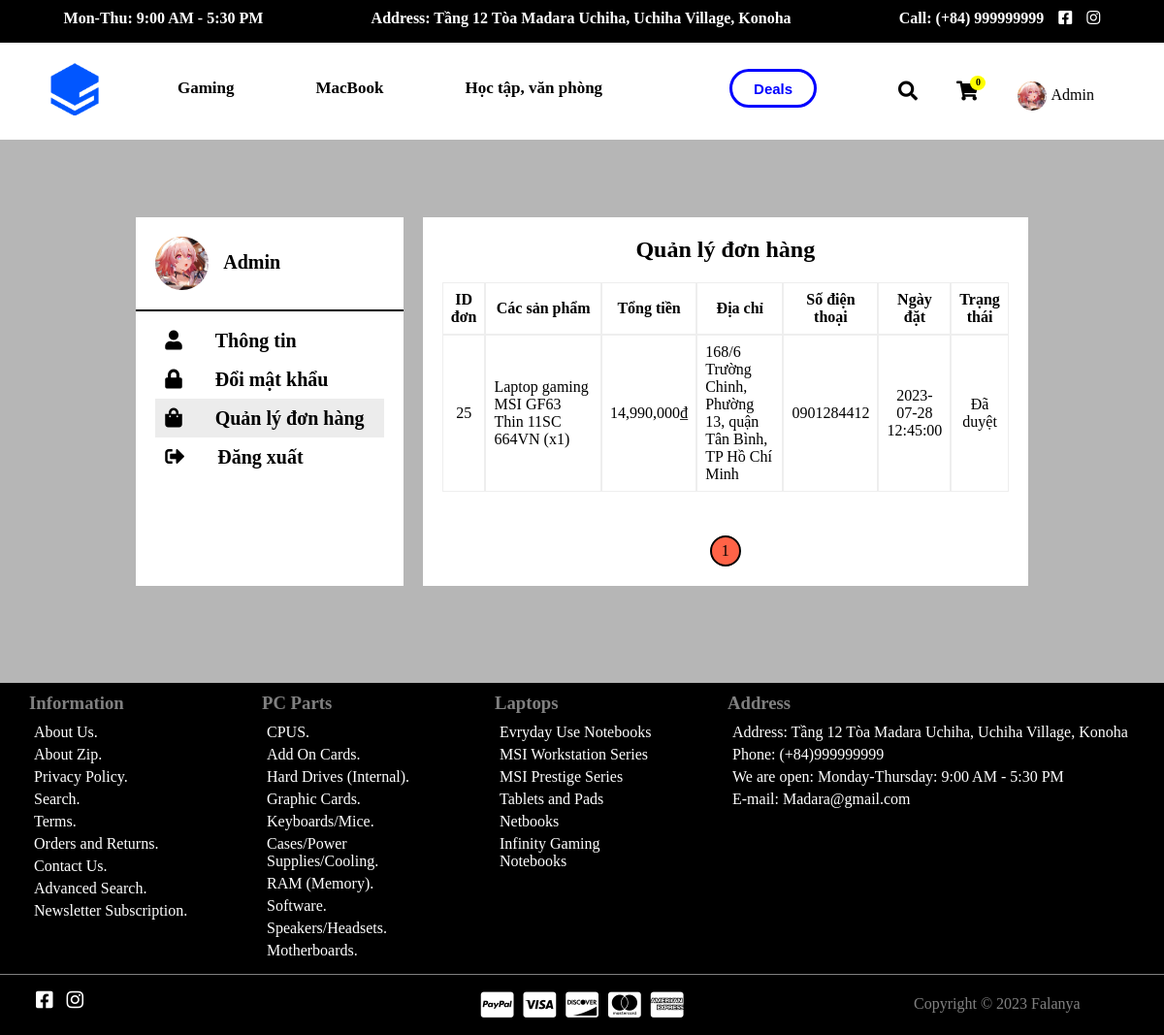
/orders_users.php (signed in), run on the app's committed database.
### tables this page shows
CREATE TABLE `orders` (
  `id` int(11) NOT NULL,
  `id_users` int(11) NOT NULL,
  `total_price` float(10,3) DEFAULT NULL,
  `note` text DEFAULT NULL,
  `status` tinyint(1) NOT NULL DEFAULT 0,
  `address` varchar(255) NOT NULL,
  `sdt` varchar(11) NOT NULL,
  `time_order` datetime NOT NULL DEFAULT current_timestamp()
);

### orders_users.php (the view, shortened to what this page needs)
<?php
include './setting/connect.php';
$sql = "SELECT * FROM orders";
$result = mysqli_query($conn, $sql);
$total_table = mysqli_num_rows($result);
$limit = 7;
$cr_page = (isset($_GET['page']) ? $_GET['page'] : 1);
$page = ceil($total_table / $limit);
$start = ($cr_page - 1) * $limit;
$user_name = $_SESSION['user']['name'];
$user_id = $_SESSION['user']['id'];
$orders = mysqli_query($conn, "SELECT o.*, GROUP_CONCAT(CONCAT(p.name, ' (x', od.quantity, ')')) AS product_names FROM orders AS o
JOIN orders_detail AS od ON o.id = od.id_order
JOIN product AS p ON od.id_product = p.id
WHERE o.id_users = $user_id
GROUP BY o.id
ORDER BY o.id DESC
LIMIT $start, $limit");
?>
<!DOCTYPE html>
<html lang="vn">
<head>
    <link rel="stylesheet" href="https://cdnjs.cloudflare.com/ajax/libs/font-awesome/5.15.4/css/all.min.css" />
    <link rel="stylesheet" href="./Css/styles.css">
    <link rel="stylesheet" href="./Css/responsive_home.css">
</head>
<body>
    <?php include 'header.php'; ?>
    <?php if (isset($_SESSION['user'])) { ?>
        <div class="frame_profile_users">
            <div class="profile_users">
                <div class="profile_users_left">
                    <div class="frame_p_u_l">
                        <div class="account_name">
                            <img src="./img/<?php echo $user['avatar'] ?>">
                            <p><?php echo $user['name'] ?></p>
                        </div>
                        <div class="title_account">
                            <ul>
                                <li>
                                    <i class="fas fa-user"></i>
                                    <a href="profile_users.php?v=<?php echo $user['name'] ?>">Thông tin</a>
                                </li>
                                <li>
                                    <i class="fas fa-lock"></i>
                                    <a href="changer_password.php?v=<?php echo $user['name'] ?>">Đổi mật khẩu</a>
                                </li>
                                <li style="background-color: #ececec;">
                                    <i class="fas fa-shopping-bag"></i>
                                    <a href="orders_users.php?v=<?php echo $user['name'] ?>">Quản lý đơn hàng</a>
                                </li>
                                <li>
                                    <i class="fas fa-sign-out-alt"></i>
                                    <a href="./setting/logout.php">Đăng xuất</a>
                                </li>
                            </ul>
                        </div>
                    </div>
                </div>
                <div class="profile_users_right">
                    <div class="frame_p_u_r">
                        <h2>Quản lý đơn hàng</h2>
                        <div class="content_orders">
                            <table>
                                <thead>
                                    <tr>
                                        <th>ID đơn</th>
                                        <th>Các sản phẩm</th>
                                        <th>Tổng tiền</th>
                                        <th>Địa chỉ</th>
                                        <th>Số điện thoại</th>
                                        <th>Ngày đặt</th>
                                        <th>Trạng thái</th>
                                    </tr>
                                </thead>
                                <tbody>
                                    <?php foreach ($orders as $ord) : ?>
                                        <tr>
                                            <td class="id_ord_u"><?php echo $ord['id'] ?></td>
                                            <td class="content_ord_u" style="text-align: left;"><?php echo $ord['product_names'] ?></td>
                                            <td><?php echo number_format($ord['total_price'] * 1000) ?>,000₫</td>
                                            <td class="address_ord_u" style="text-align: left;"><?php echo $ord['address'] ?></td>
                                            <td><?php echo $ord['sdt'] ?></td>
                                            <td><?php echo $ord['time_order'] ?></td>
                                            <?php if ($ord['status'] == 1) { ?>
                                                <td>Đã duyệt</td>
                                            <?php } else { ?>
                                                <td>Chưa duyệt</td>
                                            <?php } ?>
                                        </tr>
                                    <?php endforeach; ?>
                                </tbody>
                            </table>
                            <div class="page_number">
                                <div class="number">
                                    <ul>
                                        <?php for ($i = 1; $i <= $page; $i++) { ?>
                                            <li class="number1 <?php echo (($cr_page == $i) ? 'active' : '') ?>"><a href="orders_users.php?v=<?php echo $user_name ?>&page=<?php echo $i ?>"><?php echo $i ?></a></li>
                                        <?php } ?>
                                    </ul>
                                </div>
                            </div>
                        </div>
                    </div>
                </div>
            </div>
        </div>
    <?php } ?>
    <?php include 'footer.php'; ?>
</body>
</html>

### Css/styles.css (style rules this page uses)
* { box-sizing: border-box; margin: 0; padding: 0; }
html body { background-color: #b6b6b6; overflow-y: scroll; flex-grow: 1; }
.content_type, .content_laptop, .page_number { display: flex; justify-content: center; align-items: center; }
.page_number { margin-top: 25px; }
.page_number .number ul { display: flex; }
.page_number .number ul li a { text-decoration: none; color: black; font-size: 16px; }
.page_number .number ul li { border: 2px solid black; margin: 10px; border-radius: 30px; list-style: none; padding: 5px 10px; }
.page_number .active { background-color: tomato; }
.frame_profile_users { display: flex; justify-content: center; align-items: center; margin-top: 80px; }
.frame_profile_users .profile_users { display: flex; justify-content: space-evenly; width: 80%; }
.frame_profile_users .profile_users .account_name { display: flex; }
.frame_profile_users .profile_users .account_name { border-bottom: 2px solid black; padding-top: 20px; padding-bottom: 20px; padding-left: 20px; padding-right: 20px; }
.frame_profile_users .profile_users .profile_users_left .title_account { padding-top: 10px; padding-bottom: 20px; padding-left: 20px; padding-right: 20px; }
.frame_profile_users .profile_users .profile_users_left .account_name img { width: 55px; height: 55px; border-radius: 30px; }
.frame_profile_users .profile_users .account_name p { font-weight: 600; font-size: 20px; padding: 15px; }
.frame_profile_users .profile_users_left { background-color: white; }
.frame_profile_users .profile_users .profile_users_left .title_account ul li { list-style: none; }
.frame_profile_users .profile_users .profile_users_left .title_account ul li a { text-decoration: none; color: black; font-weight: 600; padding: 20px; font-size: 20px; }
.frame_profile_users .profile_users .profile_users_left .title_account ul li i { font-size: 20px; padding: 10px; }
.frame_profile_users .profile_users .profile_users_right { background-color: white; width: 65%; }
.frame_profile_users .profile_users .profile_users_right .frame_p_u_r { padding: 10px; }
.frame_profile_users .profile_users .profile_users_right .frame_p_u_r h2 { text-align: center; padding: 10px; }
.profile_users_right .frame_p_u_r .content_orders table { box-sizing: border-box; border-collapse: separate; border-spacing: 0; padding: 10px; margin-left: 0px; }
.profile_users_right .frame_p_u_r .content_orders table tr th { border: 2px solid #eeeeee; box-sizing: border-box; border-style: solid; border-width: 1px; padding: 8px; text-align: center; }
.profile_users_right .frame_p_u_r .content_orders table tr td { border: 2px solid #eeeeee; box-sizing: border-box; border-style: solid; border-width: 1px; padding: 8px; text-align: center; }
.profile_users_right .frame_p_u_r .content_orders table .content_ord_u { width: 45%; }
.profile_users_right .frame_p_u_r .content_orders table .id_ord_u { width: 5%; }
.profile_users_right .frame_p_u_r .content_orders table .address_ord_u { width: 25%; }

### data on the page
orders: id "25", product_names "Laptop gaming MSI GF63 Thin 11SC 664VN (x1)", $ord['total_price']*1000 "14,990", address "168/6 Trường Chinh, Phường 13, quận Tân Bình, TP Hồ Chí Minh", sdt "0901284412", time_order "2023-07-28 12:45:00", status "Đã duyệt"

### other printed values
count($cart) "0"
$user['name'] "Admin"
